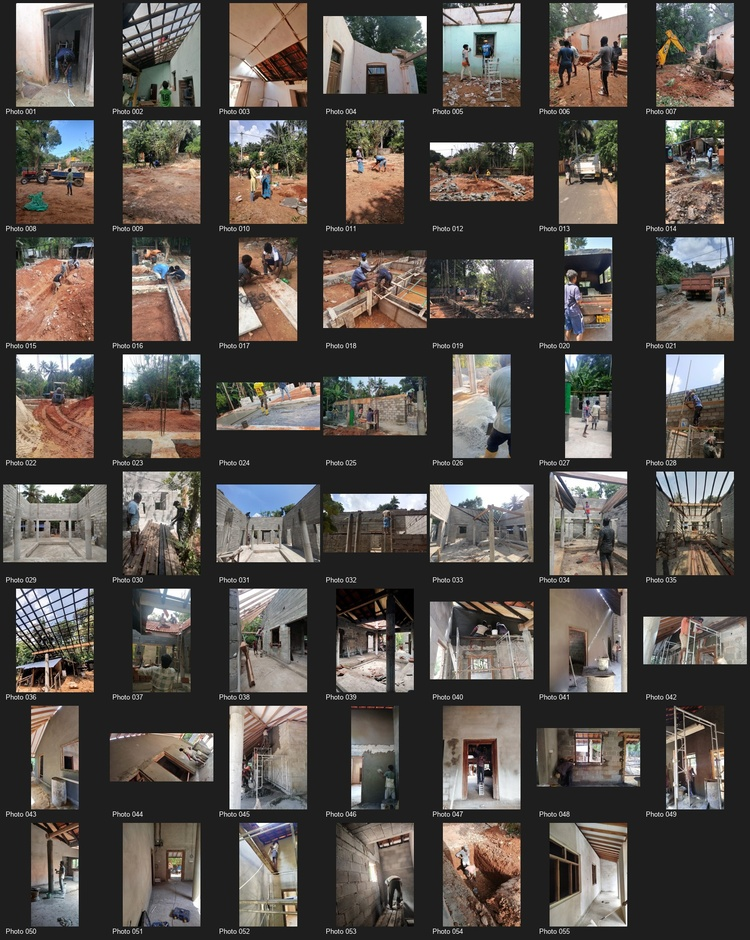
#> input picture assets/MediaFlow_Curated_Contact_Sheet.jpg, 750 x 940 px, shrunk from 1448 x 1814 before the run
$ python -i smart_crop.py   (imports and definitions only)
#> lines starting #> are read from the running program, lines starting #| are printed output that depends on the picture
#> further down, picture is the input picture: PIL image 750x940 RGB; mean R, G, B 84.3, 79, 74.3
"""
Edge-Aware Smart 1:1 Cropping
~~~~~~~~~~~~~~~~~~~~~~~~~~~~~
Calculates visual energy distribution using Sobel / edge gradients and
Gaussian smoothing, centering the square crop on the scene's focal center.
"""

from typing import Tuple
from PIL import Image, ImageFilter
import numpy as np


class SmartCropper:
    """
    Computes optimal center-of-interest 1:1 square crops for Instagram feeds.
    """

    @staticmethod
    def crop_1x1(image: Image.Image) -> Image.Image:
        """
        Extracts 1:1 square crop centered around visual edge energy.
        """
        width, height = image.size
#> width = 750; height = 940
        if width == height:
            return image

        crop_size = min(width, height)
#> crop_size = 750

        try:
            # Grayscale edge gradient detection
            gray = image.convert("L")
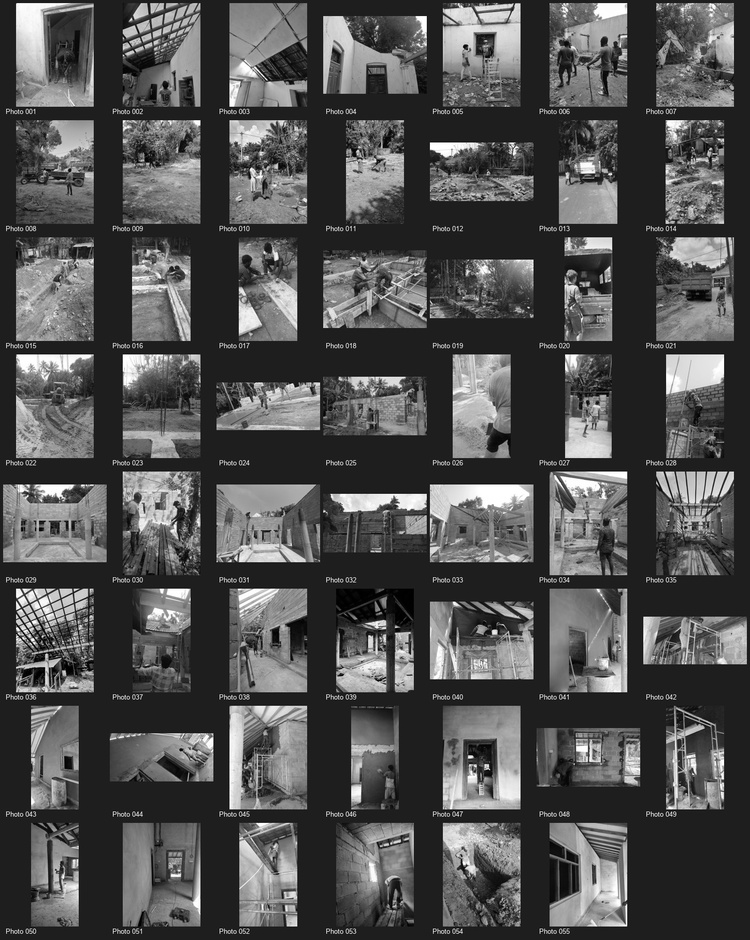
#> gray: PIL image 750x940 L; min 0, max 255, mean 80
            edges = gray.filter(ImageFilter.FIND_EDGES)
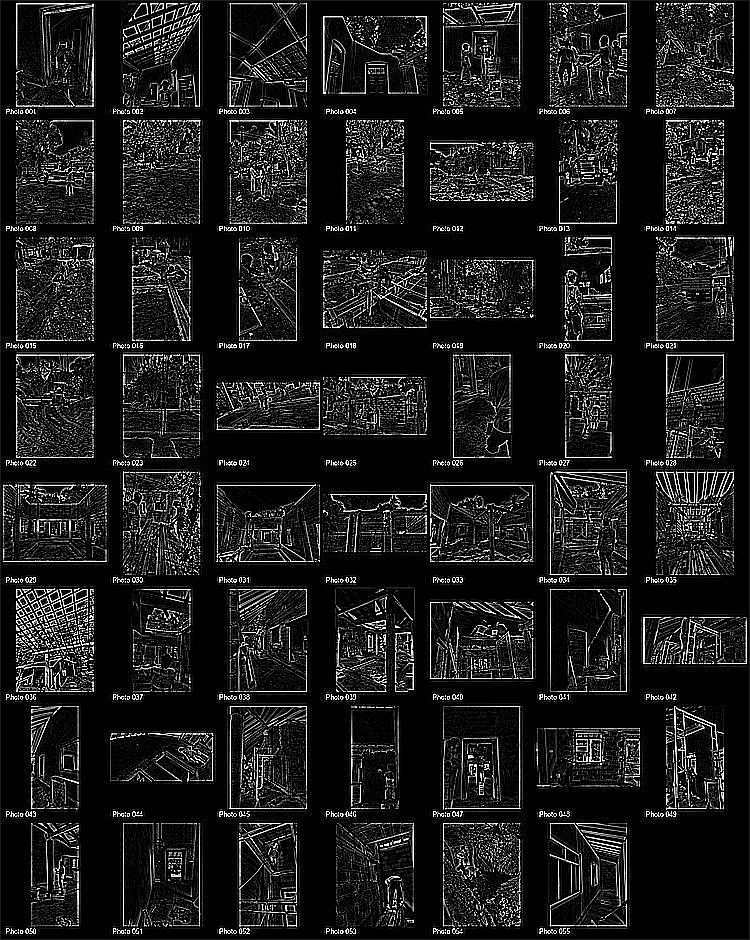
#> edges: PIL image 750x940 L; min 0, max 255, mean 28.2
            blurred = edges.filter(ImageFilter.GaussianBlur(radius=20))
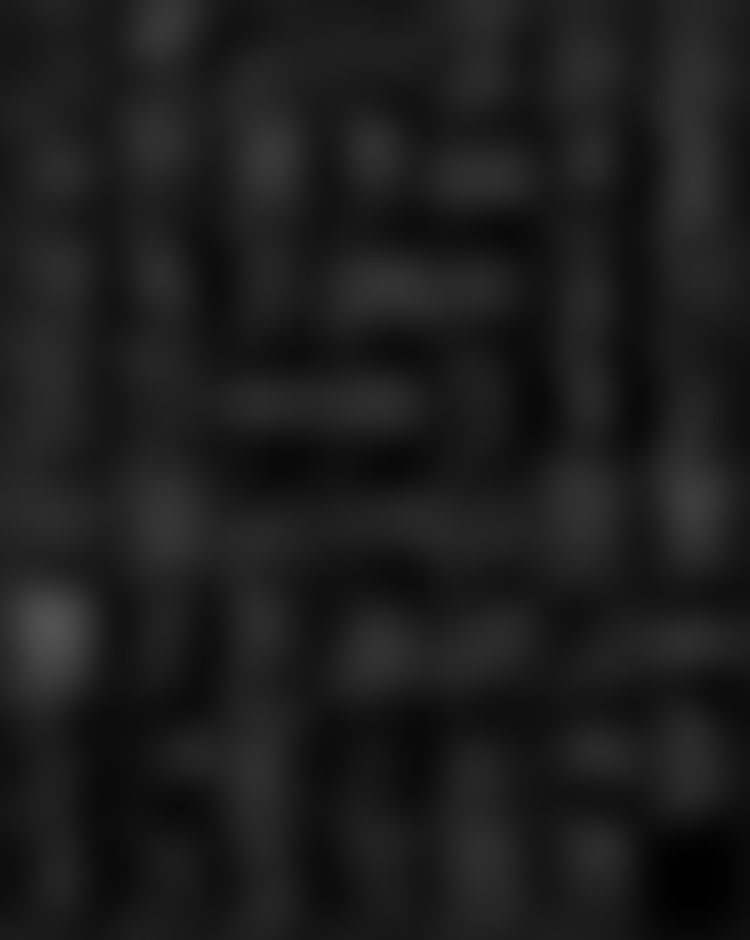
#> blurred: PIL image 750x940 L; min 0, max 81, mean 28.5
            edge_array = np.array(blurred, dtype=np.float32)
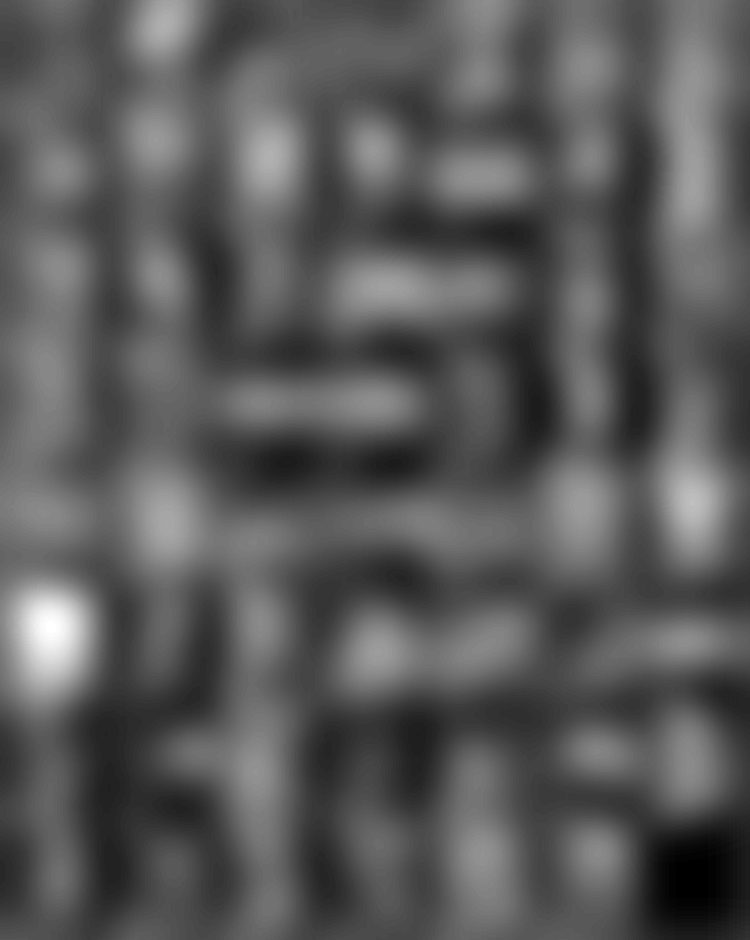
#> edge_array: shape (940, 750) float32; min 0, max 81, mean 28.5; drawn with min black and max white

            total_energy = edge_array.sum()
#> total_energy = 20086514
            if total_energy > 0:
                y_indices, x_indices = np.mgrid[0:edge_array.shape[0], 0:edge_array.shape[1]]
                cx = int((x_indices * edge_array).sum() / total_energy)
#> cx = 365
                cy = int((y_indices * edge_array).sum() / total_energy)
#> cy = 448
            else:
                cx, cy = width // 2, height // 2
        except Exception:
            cx, cy = width // 2, height // 2

        # Compute bounding box clamped to image edges
        left = max(0, min(cx - crop_size // 2, width - crop_size))
#> left = 0
        top = max(0, min(cy - crop_size // 2, height - crop_size))
#> top = 73
        right = left + crop_size
#> right = 750
        bottom = top + crop_size
#> bottom = 823

        return image.crop((left, top, right, bottom))
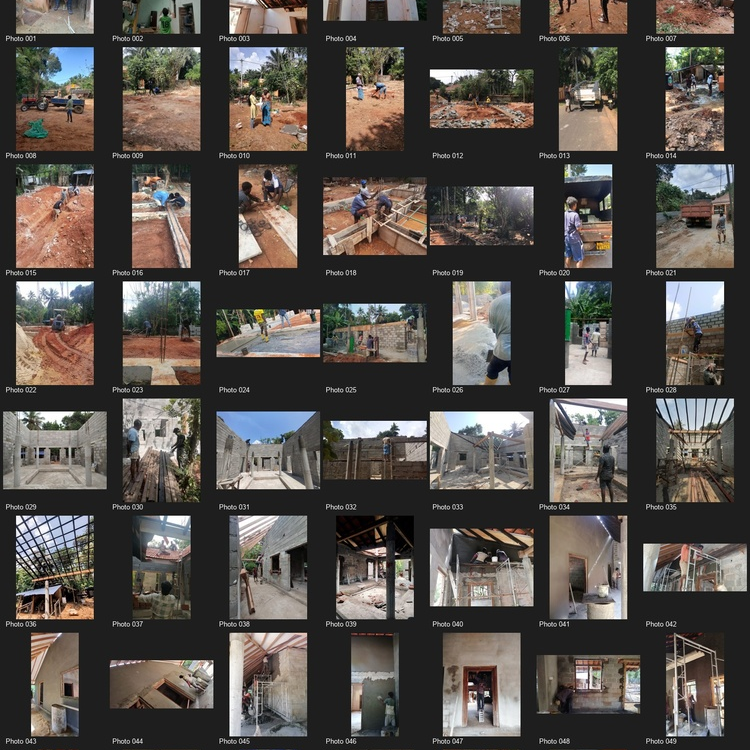
#> returned value: PIL image 750x750 RGB; mean R, G, B 83.6, 78.2, 73.6

>>> from PIL import Image
>>> picture = Image.open('../../assets/MediaFlow_Curated_Contact_Sheet.jpg')
>>> result = SmartCropper().crop_1x1(picture)

$ run again, on assets/MediaFlow_Showcase_Hero.png
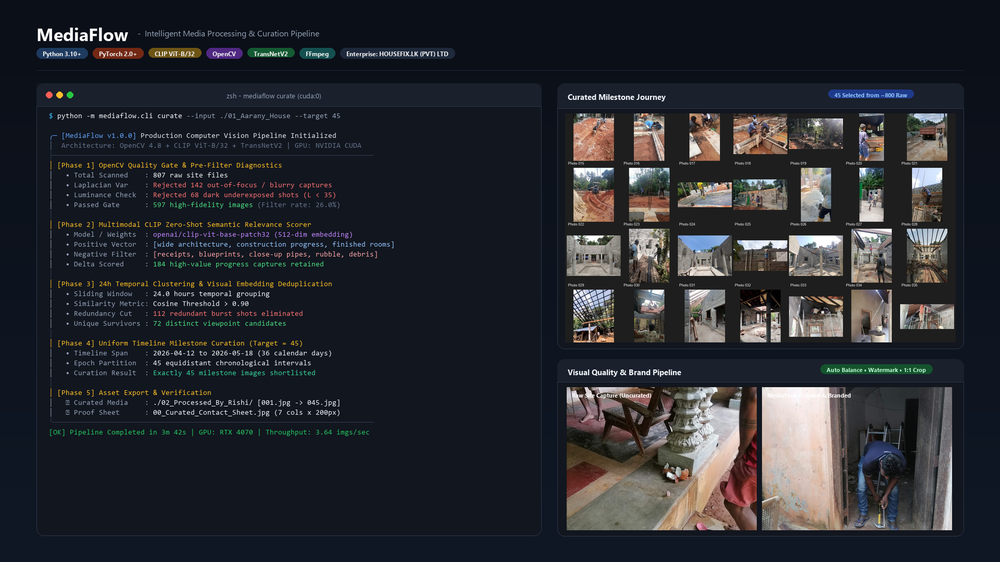
#> input picture assets/MediaFlow_Showcase_Hero.png, 1000 x 562 px, shrunk from 1920 x 1080 before the run
#> picture is the input picture: PIL image 1000x562 RGB; mean R, G, B 41.1, 42.9, 48.4
#> in crop_1x1, `edge_array = np.array(blurred, dtype=np.float32)`:
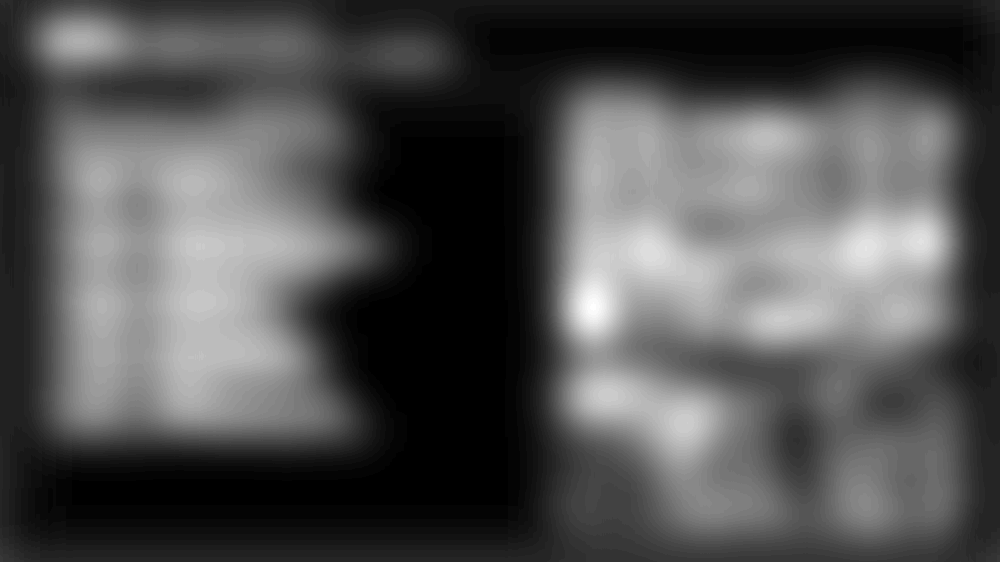
#> edge_array: shape (562, 1000) float32; min 0, max 54, mean 17.4; drawn with min black and max white
#> total_energy = 9751991
#> cx = 519
#> cy = 275
#> left = 238
#> top = 0
#> right = 800
#> bottom = 562
#> in crop_1x1, `return image.crop((left, top, right, bottom))`:
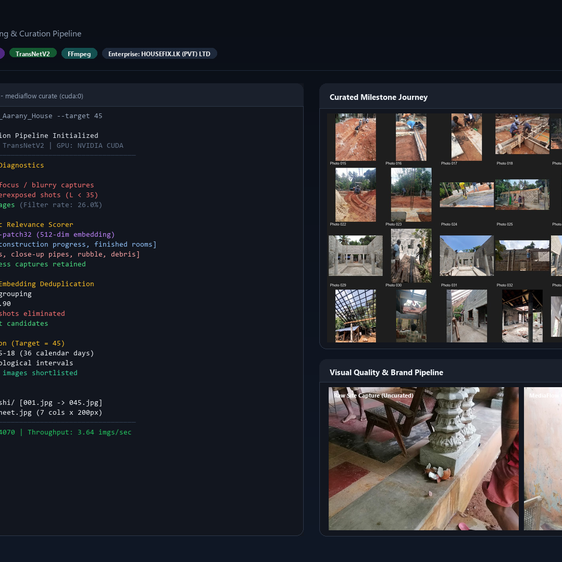
#> returned value: PIL image 562x562 RGB; mean R, G, B 43.2, 43.9, 48.8
